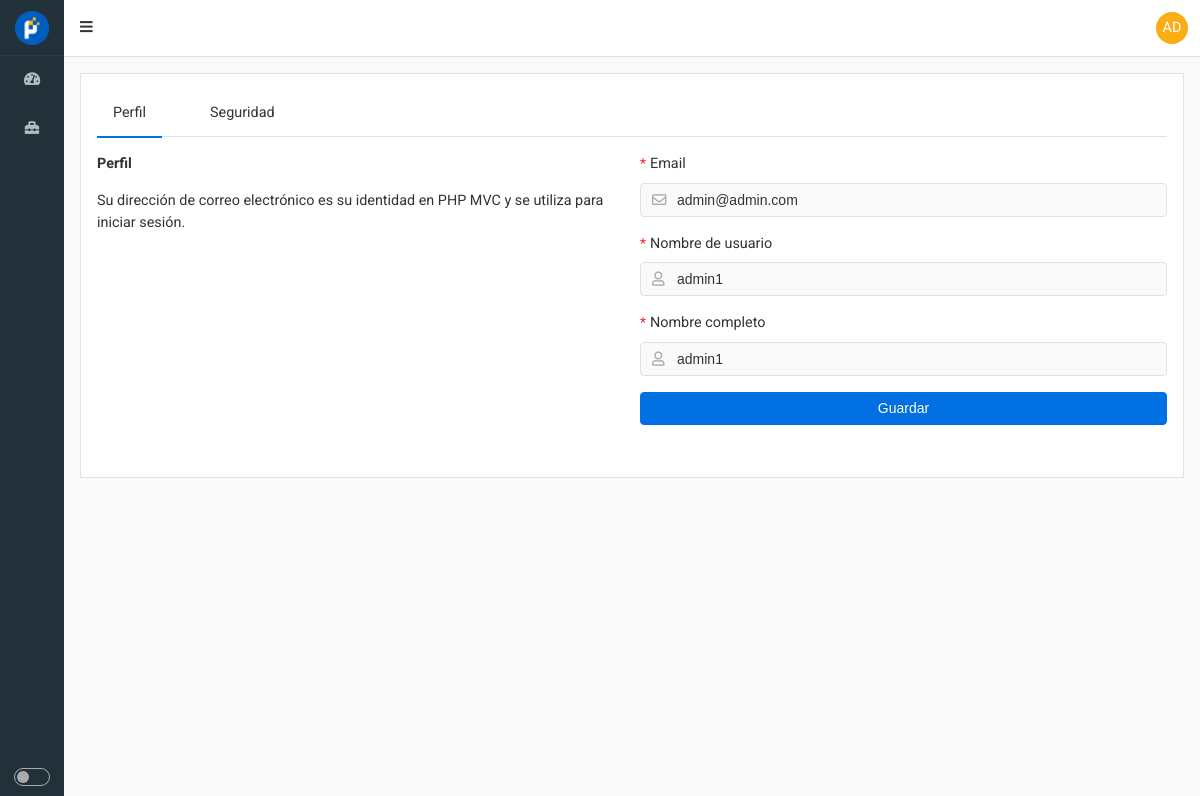
/user/profile (signed in), run on the app's committed database.
### tables this page shows
CREATE TABLE users(
    user_id INT AUTO_INCREMENT NOT NULL,
    user_name VARCHAR(64) NOT NULL UNIQUE,
    password VARCHAR(64) NOT NULL,
    full_name VARCHAR(255) NOT NULL,
    avatar VARCHAR(64) DEFAULT '',
    email  VARCHAR(64) DEFAULT '' UNIQUE,
    user_role_id INT NOT NULL,

    updated_at DATETIME,
    created_at DATETIME,
    created_user_id INT,
    updated_user_id INT,
    state TINYINT DEFAULT 1,
    CONSTRAINT pk_user PRIMARY KEY (user_id),
    CONSTRAINT fk_user_user_role FOREIGN KEY (user_role_id) REFERENCES user_role (user_role_id)
        ON UPDATE NO ACTION ON DELETE NO ACTION
);

### src/Controllers/Helpers/Common.php (called while the page is built, shortened)
<?php
function requireToVar($file, $parameter)
{
    require($file);
    return ob_get_clean();
}

### src/Controllers/UserController.php (called while the page is built, shortened)
<?php
class UserController extends Controller
{
    protected $userModel;
    public function __construct(PDO $connection)
    {
        $this->userModel = new User($connection);
    }
    public function profile()
    {
        try {
            $user = $this->userModel->getById((int) $_SESSION[SESS_KEY]);
            $this->render('profile.view.php', [
                'user' => $user,
            ], 'layouts/admin.layout.php');
        } catch (Exception $e) {
            $this->render('500.view.php', [
                'message' => $e->getMessage(),
            ], 'layouts/admin.layout.php');
        }
    }
}

### src/route.php (called while the page is built, shortened)
<?php
class Router
{
    private $method;
    private $param;
    private function matchRoute()
    {
        $url = explode('/', URL);
        $this->method = !empty($url[2]) ? $url[2] : 'home';
    }
    public function run()
    {
        $database = new Database();
        $controller = new $this->controller($database->getConnection());
        $method = $this->method;
        $controller->$method($this->param);
    }
}

### index.php (called while the page is built, shortened)
<?php
$router = new Router();
$router->run();

### src/Core/Model.php (called while the page is built, shortened)
<?php
class Model
{
    protected $table;
    protected $tableID;
    protected $db;
    public function __construct(string $table, string $tableID, PDO $db)
    {
        $this->table = $table;
        $this->tableID = $tableID;
        $this->db = $db;
    }
    public function getById(int $id)
    {
        try {
            $stmt = $this->db->prepare("SELECT * FROM $this->table WHERE $this->tableID = :$this->tableID LIMIT 1");
            $stmt->bindParam(":$this->tableID", $id);
            if (!$stmt->execute()) {
                throw new Exception($stmt->errorInfo()[2]);
            }
            return $stmt->fetch();
        } catch (Exception $e) {
            throw new Exception('Error en metodo : ' . __FUNCTION__ . ' | ' . $e->getMessage());
        }
    }
}

### src/Views/profile.view.php (the view, shortened to what this page needs)
<div class="SnContent">
    <div class="SnCard">
        <div class="SnCard-body">
            <div class="SnTab">
                <div class="SnTab-header">
                    <div class="SnTab-title is-active">Perfil</div>
                    <div class="SnTab-title">Seguridad</div>
                </div>
                <div class="SnTab-content">
                    <div class="SnGrid col-gap m-grid-2 SnMb-5">
                        <div>
                            <strong>Perfil</strong>
                            <p>Su dirección de correo electrónico es su identidad en <?= APP_NAME ?> y se utiliza para iniciar sesión.</p>
                        </div>
                        <form action="" class="SnForm" method="post" onsubmit="profileUpdateProfile(event)">
                            <div class="SnForm-item required">
                                <label for="userEmail" class="SnForm-label">Email</label>
                                <div class="SnControl-wrapper">
                                    <i class="far fa-envelope SnControl-prefix"></i>
                                    <input type="email" class="SnForm-control SnControl" required id="userEmail" placeholder="Email" value="<?= $parameter['user']['email'] ?>">
                                </div>
                            </div>
                            <div class="SnForm-item required">
                                <label for="userUserName" class="SnForm-label">Nombre de usuario</label>
                                <div class="SnControl-wrapper">
                                    <i class="far fa-user SnControl-prefix"></i>
                                    <input type="text" class="SnForm-control SnControl" required id="userUserName" placeholder="Nombre de usuario" value="<?= $parameter['user']['user_name'] ?>">
                                </div>
                            </div>
                            <div class="SnForm-item required">
                                <label for="userFullName" class="SnForm-label">Nombre completo</label>
                                <div class="SnControl-wrapper">
                                    <i class="far fa-user SnControl-prefix"></i>
                                    <input type="text" class="SnForm-control SnControl" required id="userFullName" placeholder="Nombre completo" value="<?= $parameter['user']['full_name'] ?>">
                                </div>
                            </div>
                            <div class="SnForm-item">
                                <button type="submit" class="SnBtn primary block" name="commitUser">Guardar</button>
                            </div>
                        </form>
                    </div>
                </div>
            </div>
        </div>
    </div>
</div>

### assets/css/admin.css (style rules this page uses)
:root { --snColor1Lighter4: #E6F7FF;--snColor1Lighter3: #BAE7FF;--snColor1Lighter2: #91D5FF;--snColor1Lighter: #69C0FF;--snColor1Light: #40A9FF;--snColor1: #1890FF;--snColor1Dark: #096DD9;--snColor1Darker: #0050B3;--snColor1Darker2: #003A8C;--snColor1Darker3: #002766;--snColor1Inverse: #FFFFFF;--snColor2Lighter: #ffd685;--snColor2Light: #ffc757;--snColor2: #faad14;--snColor2Dark: #ffa600;--snColor2Darker: #eb9c00;--snColor2Inverse: #FFFFFF;--snErrorLight: #FF4D4F;--snError: #F5222D;--snErrorDark: #CF1322;--snErrorInverse: white;--snSuccessLight: #73D13D;--snSuccess: #52C41A;--snSuccessDark: #389E0D;--snSuccessInverse: white;--snWarningLight: #FFEC3D;--snWarning: #FADB14;--snWarningDark: #D4B106;--snWarningInverse: #3d2501;--snColorBg: #EFF3F6;--snColorBgAlt: #ffffff;--snColorHover: #0000000d;--snColorText: #333333;--snColorTextAlt: #ABABAB;--snColorBorder: #DFE2E2;--snColorDarkSmoother: #4f7087;--snColorDarkSmooth: #3c5567;--snColorDark: #2a3b47;--snColorDarker: #22303a;--snColorDarkest: #1a252d;--snColorDarkInverse: #b6bcc0 }
:root { --gap: 1rem }
:root { --snColorBg: #FAFAFA;--snColorBgAlt: #FFFFFF;--snColor1Lighter4: #E6F6FF;--snColor1Lighter3: #A3DCFF;--snColor1Lighter2: #7AC8FF;--snColor1Lighter: #51AFFC;--snColor1Light: #268EF0;--snColor1: #0170E3;--snColor1Dark: #0055BD;--snColor1Darker: #003F96;--snColor1Darker2: #002B70;--snColor1Darker3: #001A4A;--snColor1Inverse: #FFFFFF }
*,*:before,*:after { box-sizing:border-box }
body { margin:0;color:var(--snColorText);background:var(--snColorBg);font-family:sans-serif }
body { font-family:'Roboto', 'Helvetica Neue', Helvetica, Arial, sans-serif;font-size:0.90rem;line-height:1.5384616;background:var(--snColorBg) }
.SnBtn { line-height:2.2em;position:relative;display:inline-block;font-weight:400;white-space:nowrap;text-align:center;text-shadow:0 -1px 0 rgba(0,0,0,0.12);cursor:pointer;transition:all 0.3s cubic-bezier(0.645, 0.045, 0.355, 1);user-select:none;touch-action:manipulation;padding:0 15px;font-size:14px;border-radius:4px;color:var(--snColorText);border:1px solid var(--snColorBorder);text-decoration:none;background:transparent }
.SnBtn.block { width:100%;display:block }
.SnBtn.primary { color:var(--snColor1Inverse);background-color:var(--snColor1);border-color:var(--snColor1) }
.SnCard { display:flex;flex-direction:column;background:var(--snColorBgAlt);border:1px solid var(--snColorBorder);color:var(--snColorText) }
.SnCard-body { padding:1rem }
.SnForm-item { margin-bottom:16px }
.SnForm-item.required .SnForm-label::before { display:inline-block;margin-right:4px;color:var(--snError);font-size:14px;line-height:1;content:"*" }
.SnForm-label { display:block;margin:0;padding:0 0 8px;line-height:1.5;color:var(--snColorText) }
.SnForm-control { border:1px solid var(--snColorBorder);background:var(--snColorBg);box-shadow:none;padding:6px 11px;font-size:14px;color:var(--snColorText);border-radius:4px;line-height:1.5em;display:inline-block;height:34px;width:100% }
.SnForm-control::placeholder { color:var(--snColorBorder) }
.SnControl:not(:first-child) { padding-left:36px }
.SnControl-wrapper { position:relative }
.SnControl-prefix,.SnControl-suffix { position:absolute;top:50%;transform:translateY(-50%);cursor:pointer;color:var(--snColorTextAlt) }
.SnControl-prefix { left:12px }
.SnGrid { display:grid;grid-template-columns:100% }
.SnGrid.col-gap { grid-column-gap:var(--gap) }
@media screen and (min-width: 640px) { .SnGrid.m-grid-2 { grid-template-columns:repeat(2, calc((100% - var(--gap) * 1) / 2)) } }
.SnMb-5 { margin-bottom:1.25rem }
.SnTab-header { margin:0 0 16px 0;border-bottom:1px solid var(--snColorBorder);display:flex }
.SnTab-title { padding:12px 16px;cursor:pointer;margin:0 32px 0 0;white-space:nowrap }
.SnTab-title:last-child { margin:0 }
.SnTab-title.is-active { box-shadow:0 2px var(--snColor1) }
.SnTab-content { display:none }
.SnTab-content.is-active { display:block }
.SnContent { padding-top:1rem;padding-bottom:1rem }
@media screen and (min-width: 1024px) { .SnContent { padding:1rem } }

### data on the page
users: email "admin@admin.com", user_name "admin1", full_name "admin1"

### other printed values
substr($_SESSION[SESS_USER]['user_name'], 0, 2) "AD"
APP_NAME "PHP MVC"
